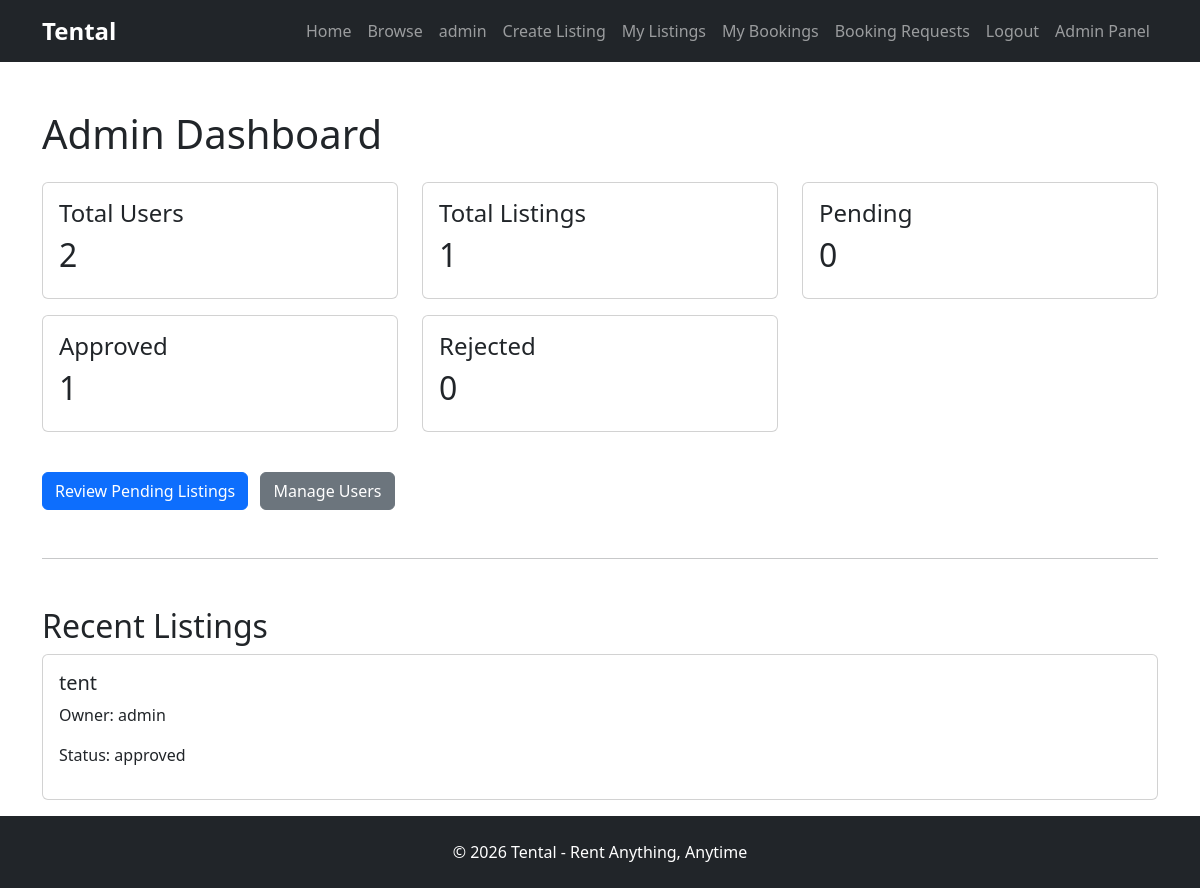
The app's page /admin/dashboard (signed in), older data.
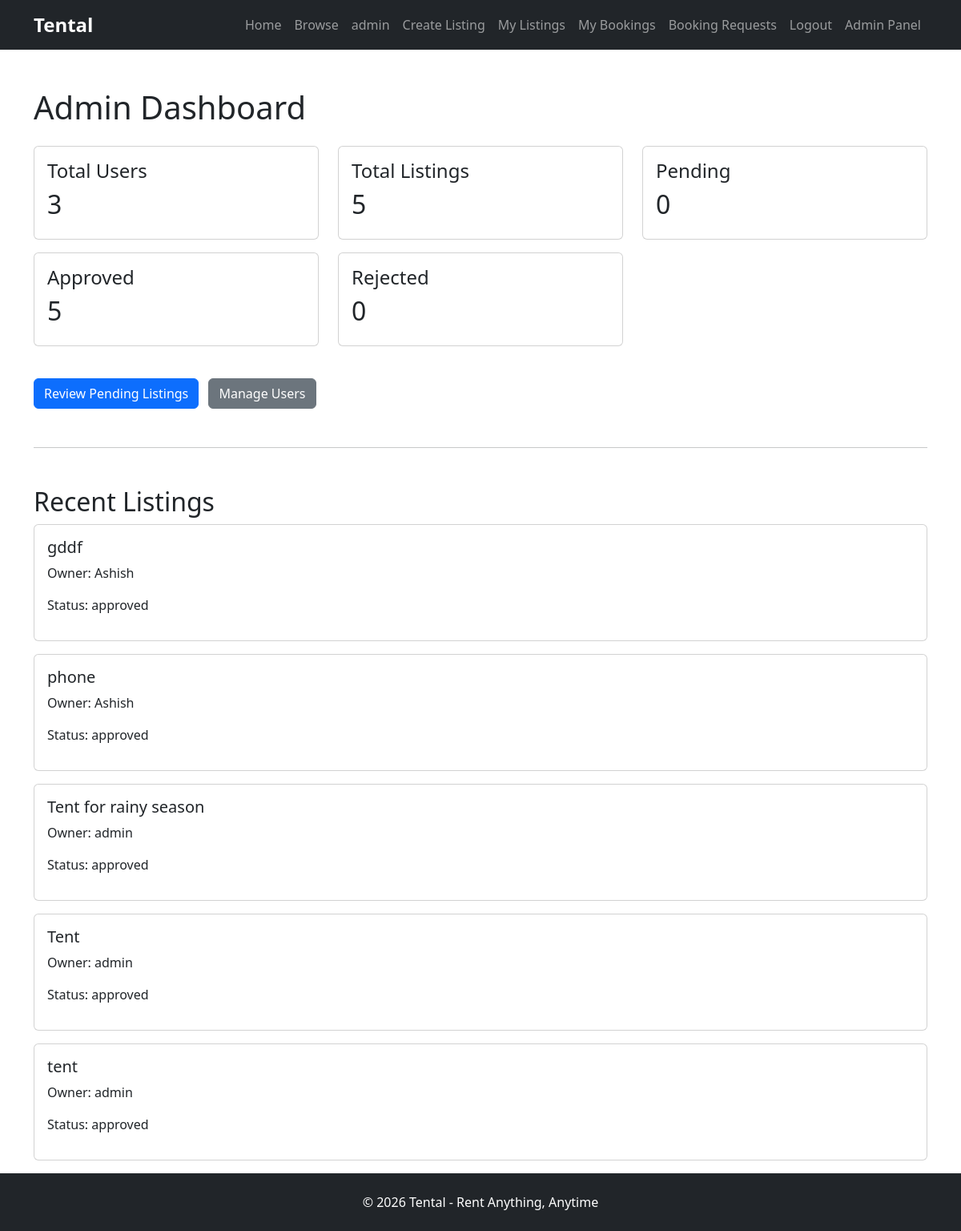
The same page, newer data.
### models/user.py (models this page shows)
class User(UserMixin, db.Model):
    id = db.Column(db.Integer, primary_key=True)
    name = db.Column(
        db.String(100),
        nullable=False
    )
    email = db.Column(
        db.String(120),
        unique=True,
        nullable=False
    )
    password = db.Column(
        db.String(255),
        nullable=False
    )
    rentals = db.relationship(
        "RentalItem",
        backref="owner",
        lazy=True
    )
    is_admin = db.Column(
        db.Boolean,
        default=False
    )
    is_active_user = db.Column(
        db.Boolean,
        default=True
    )
    bookings = db.relationship(
        "Booking",
        backref="user",
        lazy=True
    )

### models/rental_item.py (models this page shows)
class RentalItem(db.Model):
    id = db.Column(db.Integer, primary_key=True)
    title = db.Column(db.String(100), nullable=False)
    description = db.Column(db.Text, nullable=False)
    price_per_day = db.Column(db.Float, nullable=False)
    category = db.Column(db.String(100), nullable=False)
    user_id = db.Column(
        db.Integer,
        db.ForeignKey("user.id"),
        nullable=False
    )
    status = db.Column(
        db.String(20),
        default="pending"
    )
    image = db.Column(
        db.String(255)
    )
    bookings = db.relationship(
        "Booking",
        backref="rental_item",
        lazy=True
    )
    quantity = db.Column(
        db.Integer,
        nullable=False,
        default=1
    )
    security_deposit = db.Column(
        db.Float,
        nullable=False,
        default=0
    )

### routes/main.py (the view)
@main.route("/admin/dashboard")
@login_required
def admin_dashboard():
    if not current_user.is_admin:
        return "Access Denied"
    total_users = User.query.count()
    total_listings = RentalItem.query.count()
    pending_listings = RentalItem.query.filter_by(
        status="pending"
    ).count()
    approved_listings = RentalItem.query.filter_by(
        status="approved"
    ).count()
    rejected_listings = RentalItem.query.filter_by(
        status="rejected"
    ).count()
    recent_listings = RentalItem.query.order_by(
        RentalItem.id.desc()
    ).limit(5).all()
    return render_template(
        "admin_dashboard.html",
        total_users=total_users,
        total_listings=total_listings,
        pending_listings=pending_listings,
        approved_listings=approved_listings,
        rejected_listings=rejected_listings,
        recent_listings=recent_listings
    )

### models/user.py (called while the page is built)
@login_manager.user_loader
def load_user(user_id):
    return User.query.get(int(user_id))

### templates/admin_dashboard.html
{% extends "base.html" %} {% block content %}
<div class="container mt-5">
  <h1 class="mb-4">Admin Dashboard</h1>
  <div class="row">
    <div class="col-md-4 mb-3">
      <div class="card">
        <div class="card-body">
          <h4>Total Users</h4>
          <h2>{{ total_users }}</h2>
        </div>
      </div>
    </div>
    <div class="col-md-4 mb-3">
      <div class="card">
        <div class="card-body">
          <h4>Total Listings</h4>
          <h2>{{ total_listings }}</h2>
        </div>
      </div>
    </div>
    <div class="col-md-4 mb-3">
      <div class="card">
        <div class="card-body">
          <h4>Pending</h4>
          <h2>{{ pending_listings }}</h2>
        </div>
      </div>
    </div>
    <div class="col-md-4 mb-3">
      <div class="card">
        <div class="card-body">
          <h4>Approved</h4>
          <h2>{{ approved_listings }}</h2>
        </div>
      </div>
    </div>
    <div class="col-md-4 mb-3">
      <div class="card">
        <div class="card-body">
          <h4>Rejected</h4>
          <h2>{{ rejected_listings }}</h2>
        </div>
      </div>
    </div>
  </div>
  <div class="mt-4">
    <a href="{{ url_for('main.admin_listings') }}" class="btn btn-primary">
      Review Pending Listings
    </a>
    <a href="{{ url_for('main.admin_users') }}" class="btn btn-secondary ms-2">
      Manage Users
    </a>
  </div>
  <hr class="my-5" />
  <h2>Recent Listings</h2>
  {% for rental in recent_listings %}
  <div class="card mb-3">
    <div class="card-body">
      <h5>{{ rental.title }}</h5>
      <p>Owner: {{ rental.owner.name }}</p>
      <p>Status: {{ rental.status }}</p>
    </div>
  </div>
  {% endfor %}
</div>
{% endblock %}

### templates/base.html (shortened to what this page needs)
<!doctype html>
<html lang="en">
  <head>
    <link
      href="https://cdn.jsdelivr.net/npm/bootstrap@5.3.7/dist/css/bootstrap.min.css"
      rel="stylesheet"
    />
    <link
      rel="stylesheet"
      href="{{ url_for('static', filename='css/style.css') }}"
    />
  </head>
  <body>
    <nav class="navbar navbar-expand-lg navbar-dark bg-dark">
      <div class="container">
        <a class="navbar-brand" href="#">Tental</a>
        <div class="navbar-nav ms-auto">
          <a class="nav-link" href="{{ url_for('main.home') }}">Home</a>
          <a class="nav-link" href="{{ url_for('main.browse') }}">Browse</a>
          {% if current_user.is_authenticated %}
          <span class="nav-link"> {{ current_user.name }} </span>
          <a class="nav-link" href="{{ url_for('main.create_listing') }}">
            Create Listing
          </a>
          <a class="nav-link" href="{{ url_for('main.my_listings') }}">
            My Listings
          </a>
          <a class="nav-link" href="{{ url_for('main.my_bookings') }}">
            My Bookings
          </a>
          <a class="nav-link" href="{{ url_for('main.booking_requests') }}">
            Booking Requests
          </a>
          <a class="nav-link" href="{{ url_for('auth.logout') }}"> Logout </a>
          {% if current_user.is_authenticated and current_user.is_admin %}
          <a class="nav-link" href="{{ url_for('main.admin_dashboard') }}">
            Admin Panel
          </a>
          {% endif %} {% else %}
          <a class="nav-link" href="{{ url_for('auth.login') }}"> Login </a>
          <a class="nav-link" href="{{ url_for('auth.register') }}">
            Register
          </a>
          {% endif %}
        </div>
      </div>
    </nav>
    <main class="flex-grow-1">{% block content %} {% endblock %}</main>
    <footer id="footer-section" class="bg-dark text-white text-center py-4">
      <p class="mb-0">© 2026 Tental - Rent Anything, Anytime</p>
    </footer>
  </body>
</html>

### static/css/style.css (style rules this page uses)
:root { --primary-color: #2E8B57; --secondary-color: #1E293B; }
html, body { height: 100%; }
body { display: flex; flex-direction: column; }
#footer-section { margin-top: auto; }
.navbar-brand { font-size: 1.5rem; font-weight: 700; }

Row changes from the older to the newer data that the page shows:
added RentalItem: title "gddf", owner.name "Ashish", status "approved"
added RentalItem: title "phone", owner.name "Ashish", status "approved"
added RentalItem: title "Tent for rainy season", owner.name "admin", status "approved"
added RentalItem: title "Tent", owner.name "admin", status "approved"
Text that changed along with them:
{{ total_users }}: "2" → "3"
{{ total_listings }}: "1" → "5"
{{ approved_listings }}: "1" → "5"
